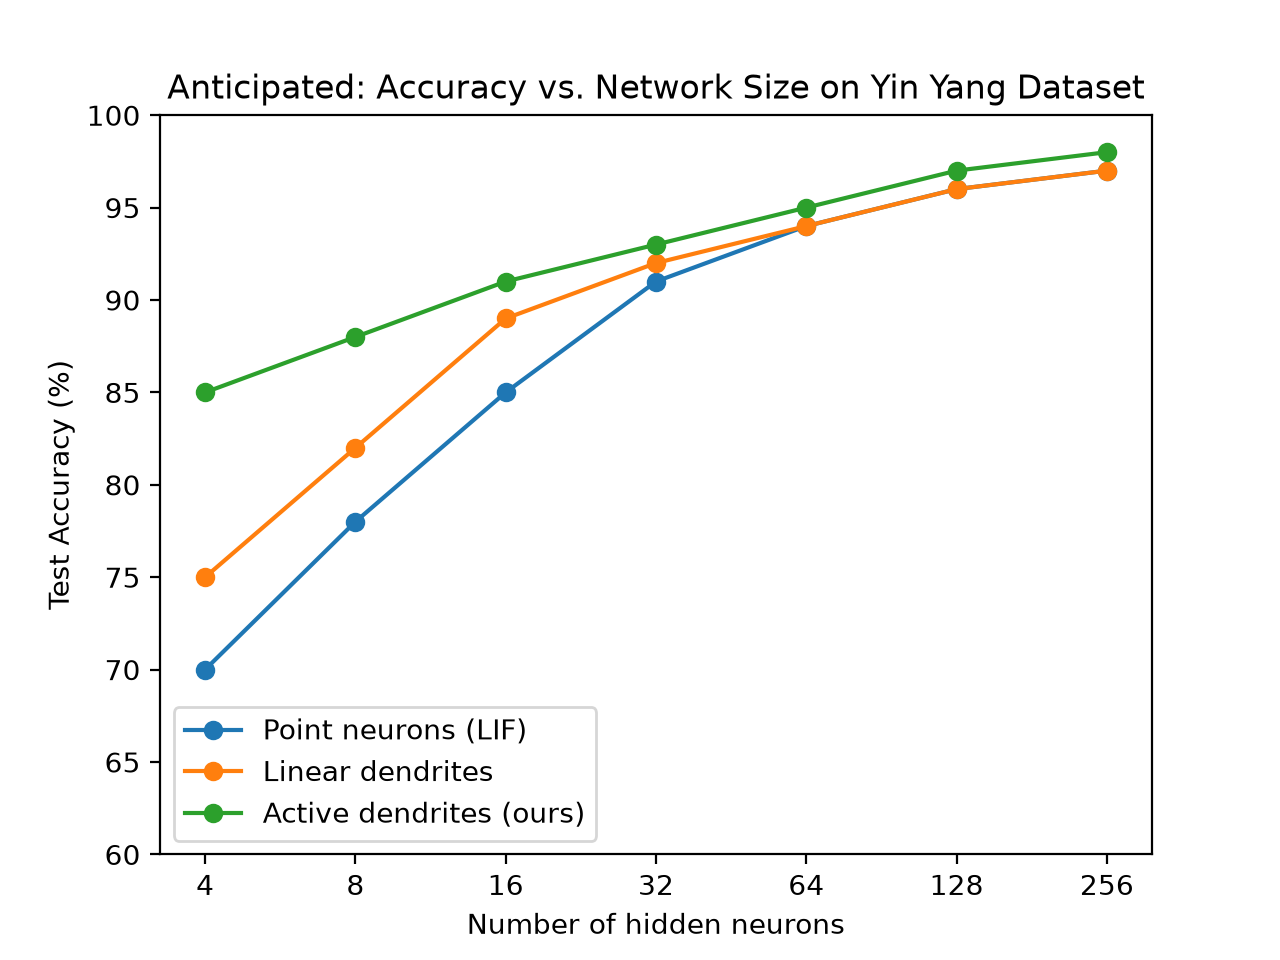

This chart was generated by the following Python code:
'''
Anticipated results once training is implemented 
Authors: Kiana Tarter & Francisco Herrera

'''
import matplotlib.pyplot as plt

# Choose network sizes in multiples of 4
sizes = [4, 8, 16, 32, 64, 128, 256]

# Made up accuracies based 
point  = [70, 78, 85, 91, 94, 96, 97]   
linear = [75, 82, 89, 92, 94, 96, 97]   
active = [85, 88, 91, 93, 95, 97, 98]  


plt.plot(sizes, point,  marker="o", label="Point neurons (LIF)")
plt.plot(sizes, linear, marker="o", label="Linear dendrites")
plt.plot(sizes, active, marker="o", label="Active dendrites (ours)")


plt.xscale("log", base=2)
plt.xticks(sizes, sizes)
plt.ylim(60, 100)
plt.xlabel("Number of hidden neurons")
plt.ylabel("Test Accuracy (%)")
plt.title("Anticipated: Accuracy vs. Network Size on Yin Yang Dataset")
plt.legend()

plt.savefig("anticipated_results.png", dpi=200)
plt.show()
